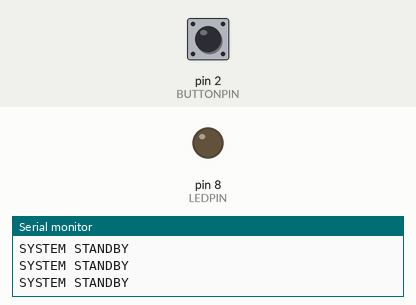
A sketch run on a simulated Arduino Uno, built with avr-gcc and run on an emulated ATmega328P. Shown: output pins drawn as LEDs (lit = HIGH), the last lines printed to the serial monitor. Dashed ring = blinking. The inputs (shaded band) are chosen by the test bench; at power-on: pin 2 (BUTTONPIN) HIGH.

Above: at 1.2 s.
1.3 s: pin 2 (BUTTONPIN) pulled LOW for 3.2 s
At 1.7 s:
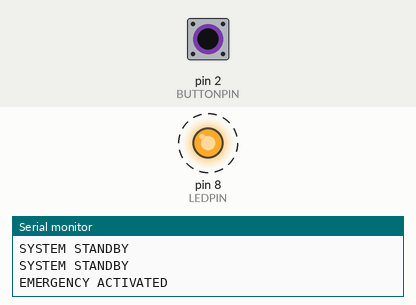
Timing chart, 0 to 6.3 s (numbered marks = the images above; inputs shaded):
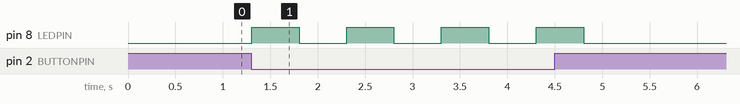

The sketch:

sketch.ino
```cpp
#define BUTTONPIN 2
#define LEDPIN 8

void setup() {
  pinMode(BUTTONPIN, INPUT_PULLUP);
  pinMode(LEDPIN, OUTPUT);
  Serial.begin(9600);
}

void loop() {
  int buttonState = digitalRead(BUTTONPIN);

  if (buttonState == LOW) {
    Serial.println("EMERGENCY ACTIVATED");

    digitalWrite(LEDPIN, HIGH);
    delay(500); // TASK 1: Change to 250

    digitalWrite(LEDPIN, LOW);
    delay(500); // TASK 2: Change to 250

  } else {
    digitalWrite(LEDPIN, LOW);
    Serial.println("SYSTEM STANDBY");
    delay(50);
  }
}
```

Measured:
- after the input at 1.3 s, pin 8 (LEDPIN): alternates HIGH for 0.50 s and LOW for 0.50 s, 8 changes in all, then stays LOW, starting at once
